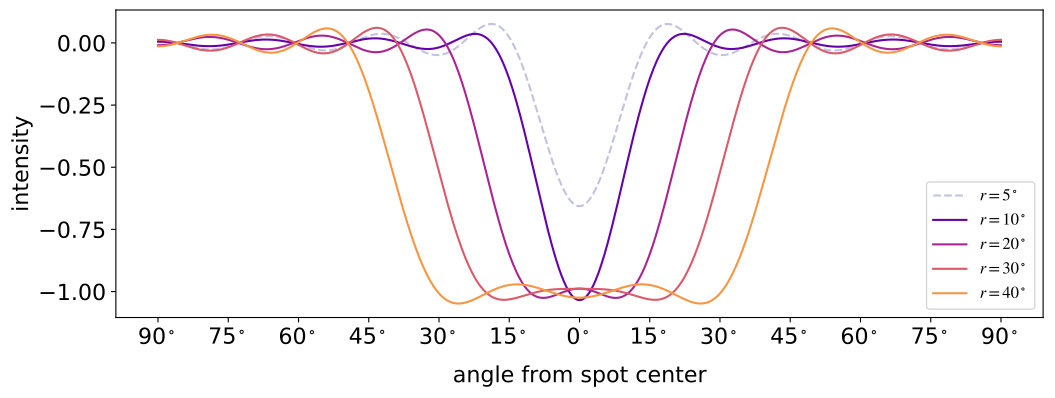

Write the Python code that produced this figure.
import matplotlib.pyplot as plt
import numpy as np
from scipy.special import legendre as P


def BBp(ydeg=15, npts=1000, eps=1e-9, sigma=15, **kwargs):
    """
    Return the matrix product B . B+. This expands the 
    spot profile `b` in Legendre polynomials, then projects
    back onto intensity space.

    """
    theta = np.linspace(0, np.pi, npts)
    cost = np.cos(theta)
    B = np.hstack(
        [
            np.sqrt(2 * l + 1) * P(l)(cost).reshape(-1, 1)
            for l in range(ydeg + 1)
        ]
    )
    BInv = np.linalg.solve(B.T @ B + eps * np.eye(ydeg + 1), B.T)
    l = np.arange(ydeg + 1)
    i = l * (l + 1)
    S = np.exp(-0.5 * i / sigma ** 2)
    BInv = S[:, None] * BInv
    return B @ BInv


def b(theta, r, s=0.0033 * 180 / np.pi):
    """
    The sigmoid spot profile.

    """
    return 1 / (1 + np.exp((r - theta) / s)) - 1


def b_ylm(theta, r, s=0.0033 * 180 / np.pi, **kwargs):
    """
    The spherical harmonic expansion of the spot profile,
    projected back onto intensity space.
    
    """
    return BBp(npts=len(theta), **kwargs) @ b(theta, r, s=s)


fig, ax = plt.subplots(1)
theta = np.linspace(-90, 90, 1000)
r = [5, 10, 20, 30, 40]
cmap = plt.get_cmap("plasma")
color = [cmap(0.75 * (k / (len(r) - 1))) for k in range(len(r))]
ls = ["--"] + ["-"] * (len(r) - 1)
alpha = [0.25] + [1.0] * (len(r) - 1)
label1 = r"$\mathbf{b}(\mathbf{\vartheta})$"
label2 = r"$\mathbf{B} \mathbf{B}^+ \mathbf{b}(\mathbf{\vartheta})$"

for k in range(len(r)):
    ax.plot(
        theta,
        b_ylm(np.abs(theta), r[k]),
        ls=ls[k],
        alpha=alpha[k],
        color=color[k],
        label=r"$r = {}^\circ$".format(r[k]),
    )

ax.legend(loc="lower right", fontsize=12)

ax.set_xlabel(r"angle from spot center", labelpad=12)
xticks = [-90, -75, -60, -45, -30, -15, 0, 15, 30, 45, 60, 75, 90]
ax.set_xticks(xticks)
ax.set_xticklabels([r"{}$^\circ$".format(abs(tick)) for tick in xticks])
ax.set_ylabel("intensity")

fig.savefig(__file__.replace("py", "pdf"), bbox_inches="tight")
